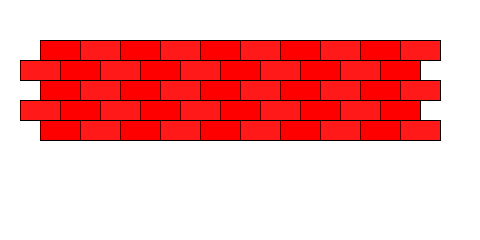
Frame 1 (no input)
Frame 60 (the mouse pressed at the canvas centre just before this capture): identical to frame 1, image omitted
Frame 120 (the mouse held since frame 60 and released just before this capture): identical to frame 1, image omitted

The Processing sketch that drew this single still picture (run headless with seeded random() and noise(); from frame 60 on, the mouse is pressed at the canvas centre):

// Processing sketch: H9_7
// ── H9_7.pde
void settings() {
  size(480, 240);
}

void setup() {
  background(255);
}

void draw() {
  int xWaarde = 40;
  int yWaarde = 40;

  for (int i = 0; i < 5; i++) {
    for (int j = 0; j < 10; j++) {
      if ((i + j) % 2 == 0) {
        fill(255,0,0);
      } else {
        fill(255,25,25);
      }

      if (i % 2 == 0) {
        rect(xWaarde + (j * 40), yWaarde + (i * 20), 40, 20);
      } else {
        rect(xWaarde + (j * 40) - 20, yWaarde + (i * 20), 40, 20);
      }
    }
  }
}
